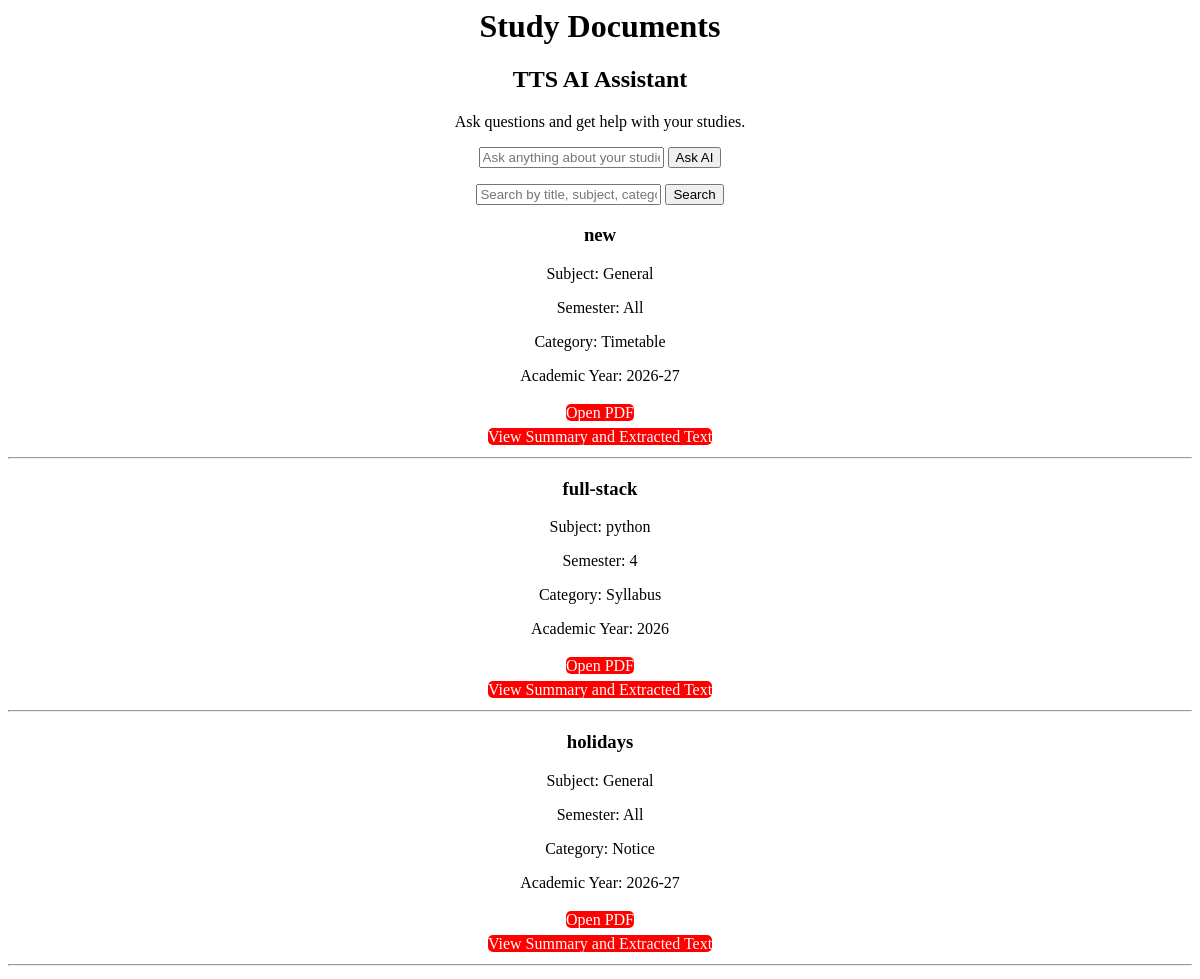
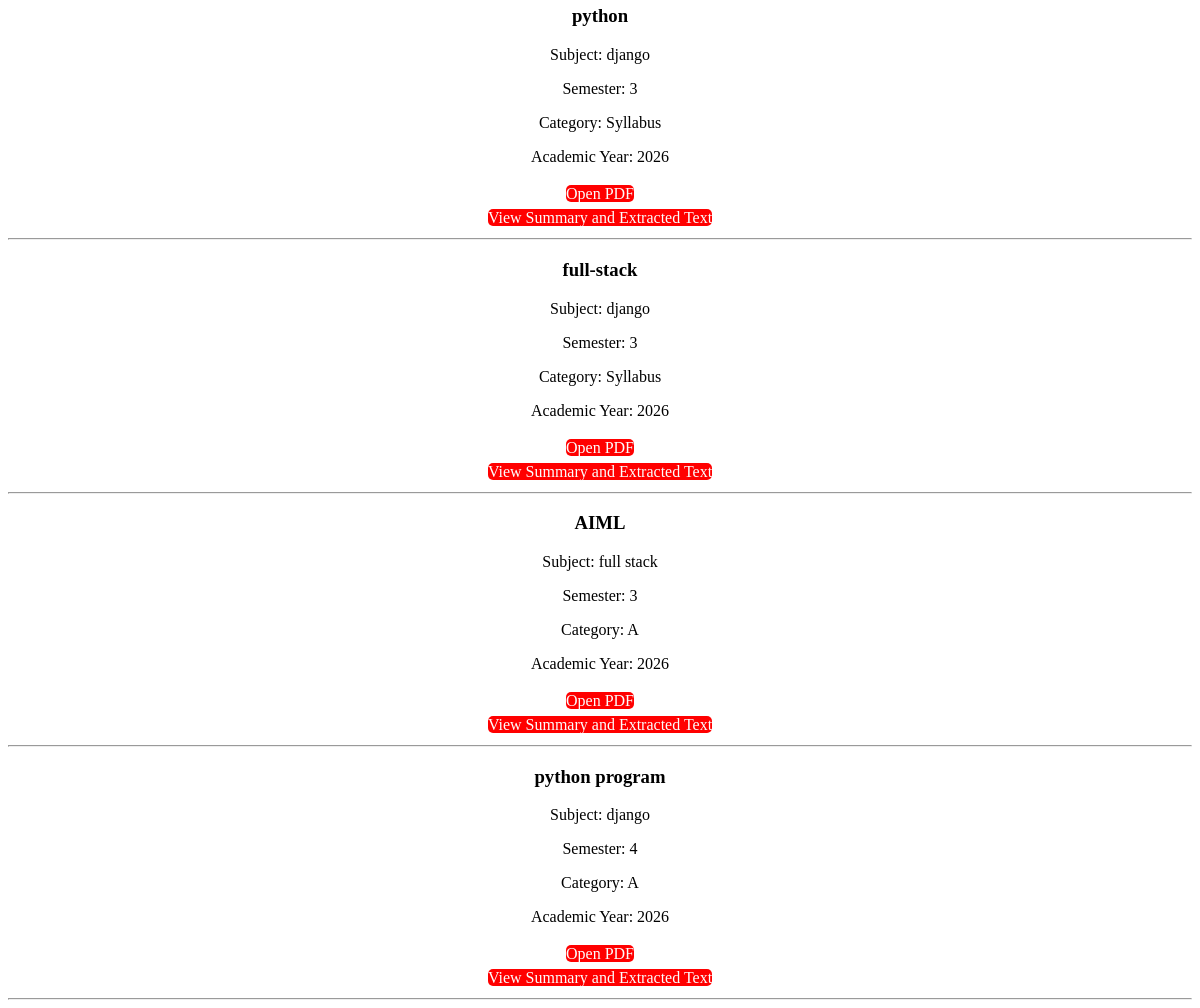
Page /student_documents/ on the committed database (2 pictures, top to bottom).
### CampusSystem/models.py (models this page shows, shortened)
class PDFDocument(models.Model):
    title = models.CharField(max_length=200)
    subject = models.CharField(max_length=100)
    semester = models.CharField(max_length=20)
    category = models.CharField(max_length=100)
    academic_year = models.CharField(max_length=20)
    summary = models.TextField(blank=True)
    file = models.FileField(upload_to="pdfs/")
    extracted_text = models.TextField(blank=True)
    uploaded_at = models.DateTimeField(auto_now_add=True)

### CampusSystem/views.py (the view, shortened to what this page needs)
# urls.py: path('student_documents/', views.student_documents, name='student_documents'),
def student_documents(request) -> HttpResponse:
    query = request.GET.get('q', '').strip()
    documents = PDFDocument.objects.all().order_by('-uploaded_at')
    return render(request, 'Campus/studentdoc.html', {
        'documents': documents,
        'query': query
    })

### templates/Campus/studentdoc.html (shortened to what this page needs)
{% load static %}
<html>
<head>
    <link rel="stylesheet" href="{% static 'css/style7.css' %}">
</head>
<body>
    <center>
    <h1>Study Documents</h1>
     <div class="ai-assistant">
        <h2>TTS AI Assistant</h2>
        <p>Ask questions and get help with your studies.</p>
        <form method="POST" action="{% url 'ask_qwen' %}" id="aiForm">
            <input
            type="text"
            name="question"
            placeholder="Ask anything about your studies..."
            required
            >
            <button type="submit" id="askButton">Ask AI</button>
        </form>
    </div>
<form method="GET" action="">
    <input
        type="text"
        name="q"
        placeholder="Search by title, subject, category..."
        value="{{ query }}"
    >
    <button type="submit">Search</button>
</form>
     {% for doc in documents %}
        <div>
            <h3>{{ doc.title }}</h3>
            <p>Subject: {{ doc.subject }}</p>
            <p>Semester: {{ doc.semester }}</p>
            <p>Category: {{ doc.category }}</p>
            <p>Academic Year: {{ doc.academic_year }}</p>
            <a href="{{ doc.file.url }}" target="_blank">
                Open PDF
            </a>
                <br>
            <a href="{% url 'document_detail' doc.id %}" target="_blank">
                View Summary and Extracted Text
            </a>
        </div>
        <hr>
    {% empty %}
        <p>No study documents have been uploaded yet.</p>
    {% endfor %}
    </center>
</body>
</html>

### static/css/style7.css (style rules this page uses)
a { color: #fcfcfc; background-color: red; border-radius: 5px; line-height: 1.5; height: 30px; width: 200px; text-decoration: none; }

### rows in the picture
PDFDocument: title "new", subject "General", semester "All", category "Timetable", academic_year "2026-27"
PDFDocument: title "full-stack", subject "python", semester "4", category "Syllabus", academic_year "2026"
PDFDocument: title "holidays", subject "General", semester "All", category "Notice", academic_year "2026-27"
PDFDocument: title "python", subject "django", semester "3", category "Syllabus", academic_year "2026"
PDFDocument: title "full-stack", subject "django", semester "3", category "Syllabus", academic_year "2026"
PDFDocument: title "AIML", subject "full stack", semester "3", category "A", academic_year "2026"
PDFDocument: title "python program", subject "django", semester "4", category "A", academic_year "2026"
